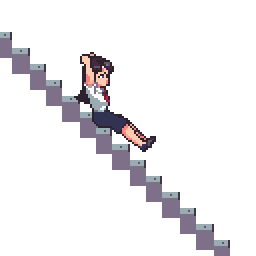
#> input picture assets/source/her-mishaps/batch-4a/stairs-bump/raw/bump-first.png, 128 x 128 px, given in place of stairs.png, which was not available (shown 2 times larger)
$ python cut.py
#> lines starting #> are read from the running program, lines starting #| are printed output that depends on the picture; after the words box and inside, x2 and y2 are one past the last pixel; in counts of white or black regions, pixels touching at a corner belong together
"""Gag 21's frames cut out of the generated ones (`raw/`): her pixels are those that differ from the stage
the clip was made on (`raw/stairs.png`, `raw/foot-stage.png`), loose specks of under 6 px taken out. Kept
as the generator drew them, facing east and descending east (the game flips them: the funnel's stairway
descends west). `sit/` sit1's frames 1 to 6, `bump/` bump2's 0 to 8, `foot/` foot1's 1 to 7, `dazed/`
dazed1's 1 to 8 (made on an opaque ground: the generator filled the stage's empty sky with a flat grey,
taken out with the faint grey it smudged here and there).
Each sit/bump frame stands on a step's corner at (48, 64) (left edge of column 48, row 64); each foot frame
on the foot of the flight at (50, 100).

python assets/source/her-mishaps/batch-4a/stairs-bump/cut.py"""
from pathlib import Path
import numpy as np
from PIL import Image
from scipy import ndimage

HERE = Path(__file__).resolve().parent
RAW = HERE / "raw"


GREY = np.array([128, 126, 126])


def cut(path, stage):
#> called with stage = 'stairs.png'
    st = np.array(Image.open(RAW / stage).convert("RGBA")).astype(int)
    f = np.array(Image.open(path).convert("RGBA")).astype(int)
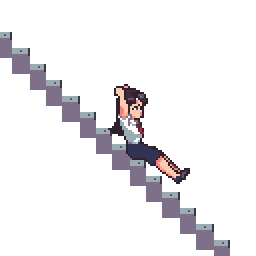
#> input picture assets/source/her-mishaps/batch-4a/stairs-bump/raw/bump-last.png, 128 x 128 px, given in place of 01.png, which was not available (shown 2 times larger)
    d = np.abs(f - st).sum(2) > 0
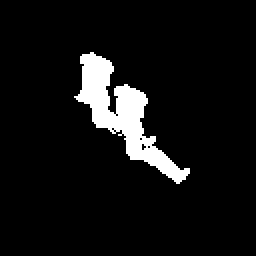
#> d: shape (128, 128) bool (shown 2 times larger); 7% white; 1 white region, box (x1, y1, x2, y2) and area: (37, 26, 95, 92) 1143
    sky = st[..., 3] == 0
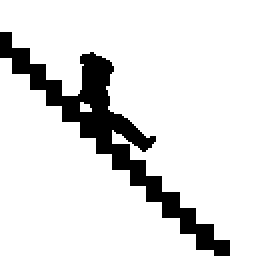
#> sky: shape (128, 128) bool (shown 2 times larger); 87.2% white; 1 black region, box (x1, y1, x2, y2) and area: (0, 16, 115, 128) 2093
    if (np.abs(f[sky][:, :3] - GREY).sum(1) == 0).mean() > 0.5:
        d &= ~(sky & (np.abs(f[..., :3] - GREY).sum(2) < 24))
    lab, n = ndimage.label(d, structure=np.ones((3, 3)))
#> n = 1
    sizes = ndimage.sum(d, lab, range(1, n + 1))
#> sizes = [1143]
    for k, sz in enumerate(sizes, 1):
        if sz < 6:
            d[lab == k] = False
#> this loop made 1 pass
#> (k, sz) on pass 1: (1, 1143)
    o = np.zeros_like(f)
    o[d] = f[d]
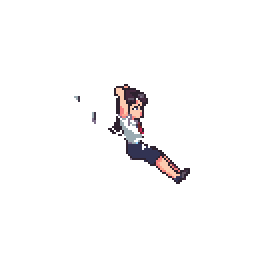
#> o: shape (128, 128, 4) int64 (shown 2 times larger); mean R, G, B, A 4.9, 4, 4.3, 10.2; transparent parts drawn white
    return Image.fromarray(o.astype(np.uint8))


for name, src, stage, frames in [("sit", "sit1", "stairs.png", range(1, 7)),
                                 ("bump", "bump2", "stairs.png", range(0, 9)),
                                 ("foot", "foot1", "foot-stage.png", range(1, 8)),
                                 ("dazed", "dazed1", "foot-stage.png", range(1, 9))]:
    out = HERE / name
    out.mkdir(exist_ok=True)
    for j, i in enumerate(frames):
#> (the run stopped early here; a loop or call above may not have finished)
